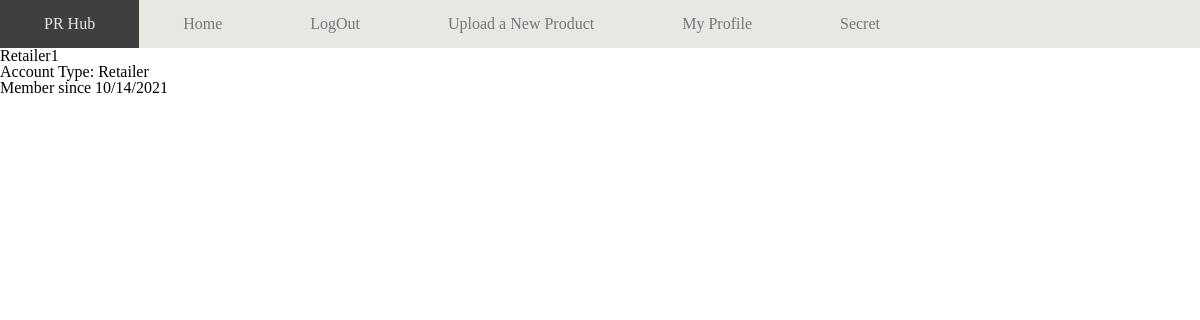
Before: /user/Retailer1 (signed in) with the older database file.
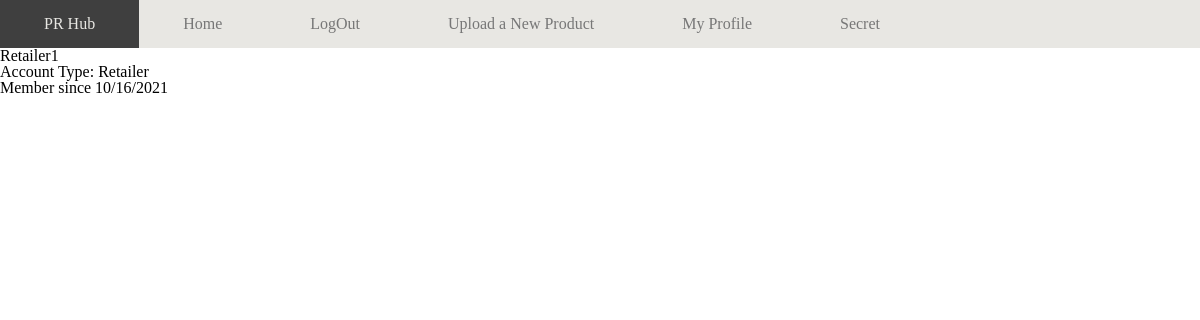
After: the same page with the newer database file.
### app/models.py (models this page shows, shortened)
class User(UserMixin, db.Model):
    __tablename__ = 'users'
    id = db.Column(db.Integer, primary_key=True)
    email = db.Column(db.String(64), unique=True, index=True)
    username = db.Column(db.String(64), unique=True, index=True)
    password_hash = db.Column(db.String(128))
    start_datetime = db.Column(db.DateTime(), default=datetime.utcnow)
    is_deleted = db.Column(db.Boolean, default=False)
    role_id = db.Column(db.Integer, db.ForeignKey('roles.id'))                      # 1 role --> n users
    released_products = db.relationship('Product', backref='seller', lazy='dynamic')  # 1 user --> n products
    released_comments = db.relationship('Comment', backref='author', lazy='dynamic')  # 1 user --> n comments
    released_comment_replies = db.relationship('ReplyComment', backref='author', lazy='dynamic')  # 1 user --> n replies
    @property
    def password(self):
        raise AttributeError('password is not a readable attribute')
    def can(self, perm):
        return self.role is not None and self.role.has_permission(perm)
    def is_administrator(self):
        return self.can(Permission.ADMIN)

### app/main/views.py (the view)
@main.route('/user/<username>')
def user(username):
    user = User.query.filter_by(username=username).first_or_404()
    return render_template('main/user.html', user=user)

### app/main/__init__.py (called while the page is built)
@main.app_context_processor
def inject_permissions():
    return dict(Permission=Permission)

### app/models.py (called while the page is built)
@login_manager.user_loader
def load_user(user_id):
    return User.query.get(int(user_id))

    def has_permission(self, perm):
        return self.permissions & perm == perm

### app/templates/main/user.html (shortened to what this page needs)
{% extends "base.html" %}
{% block content %}
    <div>
        <h1>
            {{ user.username }}
        </h1>
        <h3>
            Account Type: {% if user.role_id == 1 %}Customer{% else %}Retailer{% endif %}
        </h3>
        <p>
            Member since {{ moment(user.start_datetime).format('L') }}
        </p>
    </div>
{% endblock %}

Changed rows visible on the page:
changed User "Retailer1": start_datetime "10/14/2021" → "10/16/2021"
